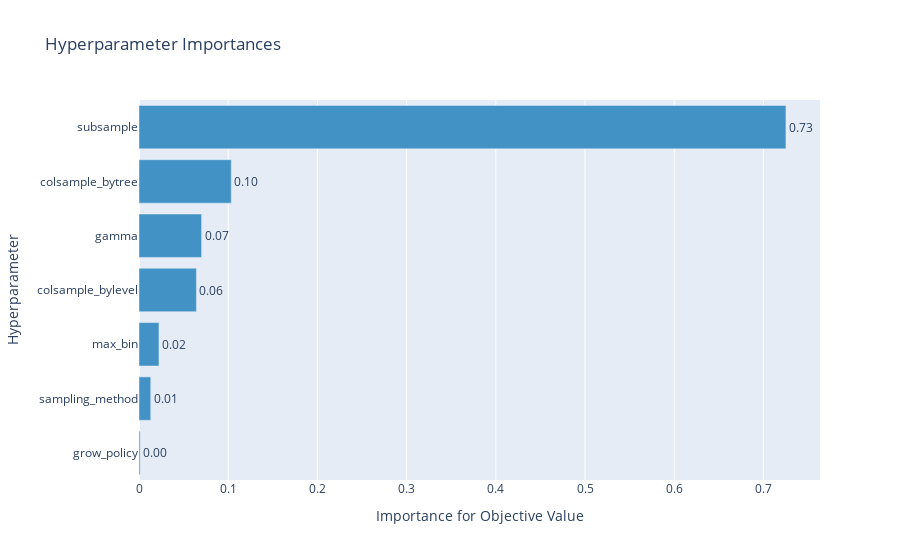

This figure's notebook cell:
### Markdown cell above
##### Features mais importantes para otimizar o recall da classe 1

### Code cell
plot_param_importances(study_XGB_gpu)

### Figure 1 — Plotly figure (JSON) as saved in the notebook; plotly's stock layout.template omitted (floating-point values rounded to 4 significant figures)
{"data": [{"cliponaxis": false, "hovertemplate": ["grow_policy (CategoricalDistribution): 0.0012414341360766508<extra></extra>", "sampling_method (CategoricalDistribution): 0.013183608241050587<extra></extra>", "max_bin (IntLogUniformDistribution): 0.022371323612101437<extra></extra>", "colsample_bylevel (UniformDistribution): 0.064385283776274<extra></extra>", "gamma (UniformDistribution): 0.07015998206244495<extra></extra>", "colsample_bytree (UniformDistribution): 0.10341659735757107<extra></extra>", "subsample (UniformDistribution): 0.7252417708144813<extra></extra>"], "marker": {"color": "rgb(66,146,198)"}, "orientation": "h", "text": ["0.0012414341360766508", "0.013183608241050587", "0.022371323612101437", "0.064385283776274", "0.07015998206244495", "0.10341659735757107", "0.7252417708144813"], "textposition": "outside", "texttemplate": "%{text:.2f}", "type": "bar", "x": [0.001241, 0.01318, 0.02237, 0.06439, 0.07016, 0.1034, 0.7252], "y": ["grow_policy", "sampling_method", "max_bin", "colsample_bylevel", "gamma", "colsample_bytree", "subsample"]}], "layout": {"showlegend": false, "title": {"text": "Hyperparameter Importances"}, "xaxis": {"title": {"text": "Importance for Objective Value"}}, "yaxis": {"title": {"text": "Hyperparameter"}}}}
